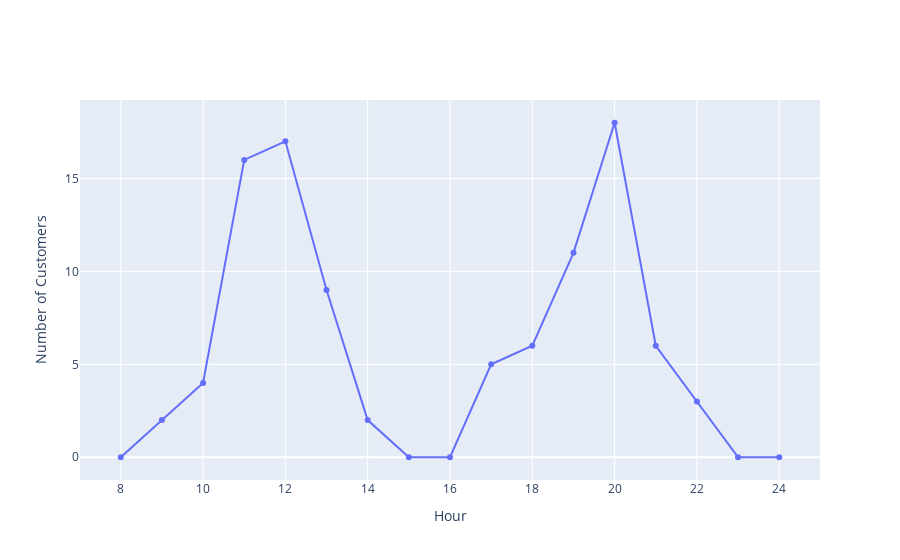

This figure's notebook cell:
### Markdown cell above
Graph of Customers Over the Day

### Code cell
# Data from trial run
a = [[8, 0], [9, 2], [10, 4], [11, 16], [12, 17], [13, 9], [14, 2], [15, 0], [16, 0], [17, 5], [18, 6], [19, 11], [20, 18], [21, 6], [22, 3], [23, 0], [24, 0]]
b = []
c = []
for val in a:
    b.append(val[1])
    c.append(val[0])
b = np.asarray(b)
c = np.array(c)

fig = go.Figure()
fig.add_trace(go.Scatter(x=c, y=b,
                    mode='lines+markers',
                    name='lines+markers'))
fig.update_layout(
    xaxis_title="Hour",
    yaxis_title="Number of Customers"
)
fig.show()

### Figure 1 — Plotly figure (JSON) as saved in the notebook; plotly's stock layout.template omitted (floating-point values rounded to 4 significant figures)
{"data": [{"mode": "lines+markers", "name": "lines+markers", "type": "scatter", "x": [8, 9, 10, 11, 12, 13, 14, 15, 16, 17, 18, 19, 20, 21, 22, 23, 24], "y": [0, 2, 4, 16, 17, 9, 2, 0, 0, 5, 6, 11, 18, 6, 3, 0, 0]}], "layout": {"xaxis": {"title": {"text": "Hour"}}, "yaxis": {"title": {"text": "Number of Customers"}}}}
